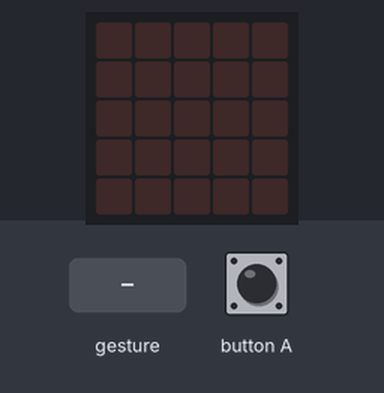
Bench run of a program on a simulated BBC micro:bit (MakeCode). Parts: the board's 5×5 LED display. Inputs (shaded band) come from the test bench. Random numbers come from a fixed seed; a tilt is held for 1.5 s and a shake lasts 1 s, then the board lies face up again.

Above: at 1.2 s.
1.3 s: button A pressed for 0.15 s
At 2.0 s:
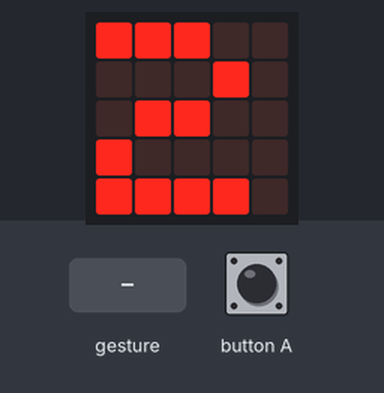
3.7 s: gesture 'shake'
At 4.1 s:
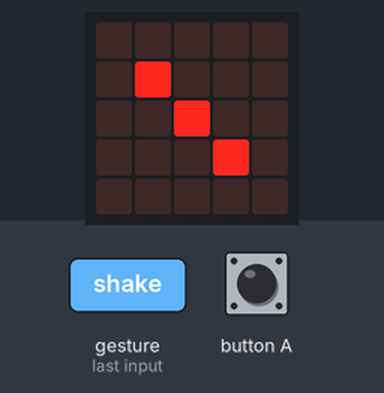
5.8 s: gesture 'shake'
At 6.2 s:
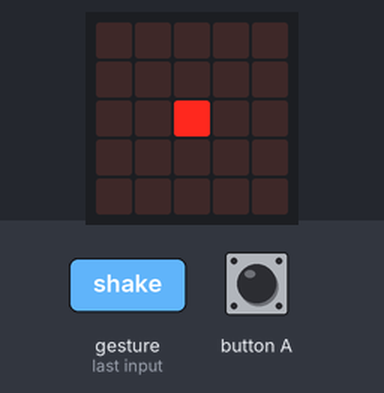
7.9 s: button A pressed for 0.15 s
At 8.6 s:
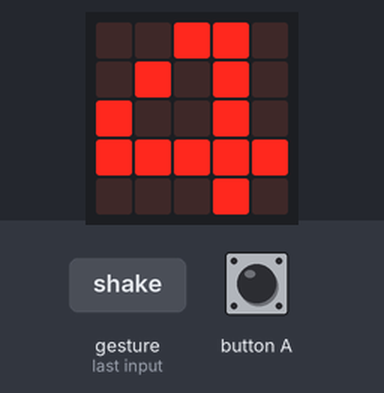
10.3 s: gesture 'shake'
At 10.7 s:
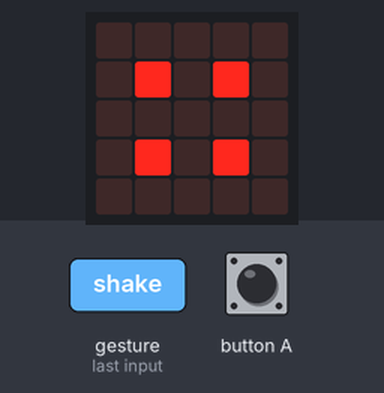
Timing chart, 0 to 13.3 s (numbered marks = the images above; inputs shaded):
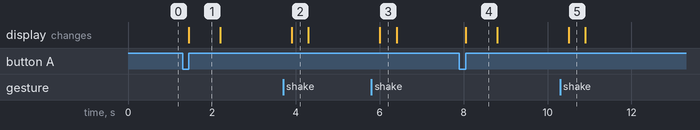

Measured:
- after the input at 1.3 s, the display: changes after 0.15 s (image 1)
- after the input at 3.7 s, the display: changes after 0.20 s (image 2)
- after the input at 5.8 s, the display: changes after 0.20 s (image 3)
- after the input at 7.9 s, the display: changes after 0.15 s (image 4)
- after the input at 10.3 s, the display: changes after 0.20 s (image 5)
- what the display in image 1 shows lasts 0.7 s, from 1.5 s to 2.2 s
- what the display in image 2 shows lasts 0.4 s, from 3.9 s to 4.3 s

The program:

main.ts
```typescript
input.onButtonPressed(Button.A, function () {
    basic.showNumber(randint(1, 6))
    basic.clearScreen()
})
input.onGesture(Gesture.Shake, function () {
    if (randint(1, 6) == 1) {
        basic.showLeds(`
            . . . . .
            . . . . .
            . . # . .
            . . . . .
            . . . . .
            `)
        basic.clearScreen()
    } else if (randint(1, 6) == 2) {
        basic.showLeds(`
            . . . . .
            . # . . .
            . . . . .
            . . . # .
            . . . . .
            `)
        basic.clearScreen()
    } else if (randint(1, 6) == 3) {
        basic.showLeds(`
            . . . . .
            . # . . .
            . . # . .
            . . . # .
            . . . . .
            `)
        basic.clearScreen()
    } else if (randint(1, 6) == 4) {
        basic.showLeds(`
            . . . . .
            . # . # .
            . . . . .
            . # . # .
            . . . . .
            `)
        basic.clearScreen()
    } else if (randint(1, 6) == 5) {
        basic.showLeds(`
            . . . . .
            . # . # .
            . . # . .
            . # . # .
            . . . . .
            `)
        basic.clearScreen()
    } else if (randint(1, 6) == 6) {
        basic.showLeds(`
            . . . . .
            . # . # .
            . # . # .
            . # . # .
            . . . . .
            `)
        basic.clearScreen()
    }
})
```

test.ts
```typescript
// aquí va el archivo "tests"; esto no se compilará cuando este paquete se utilice como una extensión.
```
